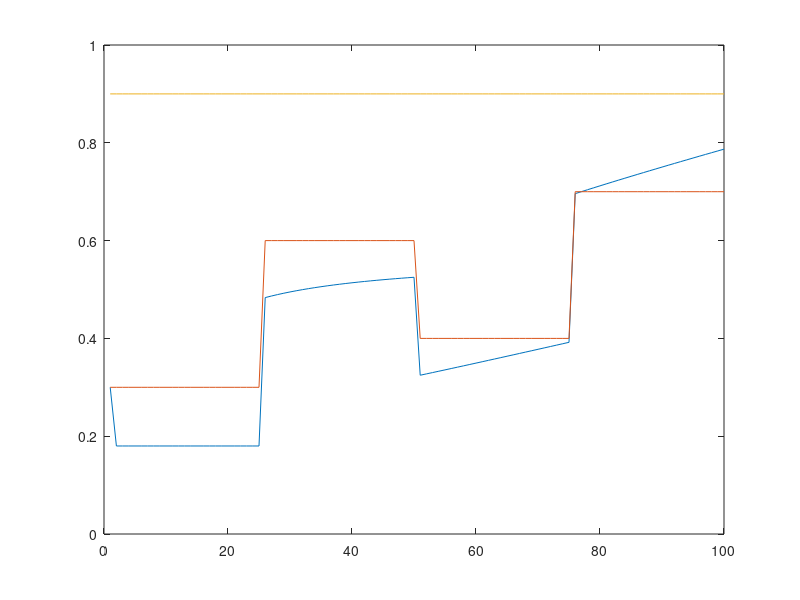
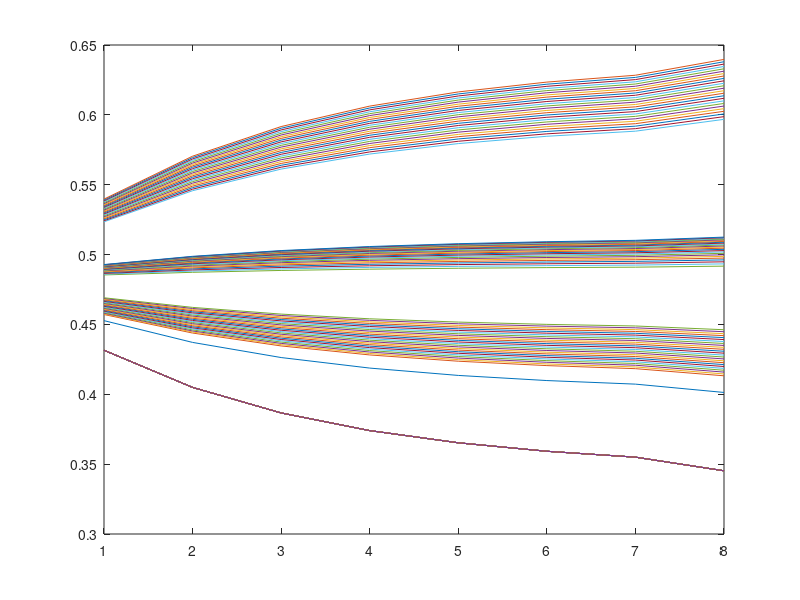

These charts were generated, in order, by the following MATLAB code:
clear 
close all

%% dynamic risk component

T=8; % choice number within each game

% risk parameters
p_high_hazard = .5; % higher = greater starting prob of high match (then drops)
p_alone_hazard = .3; % higher = greater starting prob of rejection (then rises)

% Note: probability of low match waiting decreases over time

% setup dynamic risk
for t = 1:T
    p_high_vec(t) = (1 - (1 - p_high_hazard)^(1/T));
    p_alone_vec(t) =(1 - (1 - p_alone_hazard).^t);
    
    p_low(t) = (1 - p_high_vec(t) + p_high_vec(t)*p_alone_vec(t) - p_alone_vec(t));
    p_high(t) = p_high_vec(t)*(1 - p_alone_vec(t));
    p_alone(t) = p_alone_vec(t);
end

% plot([p_low]')
% figure
% plot([p_high]')
% figure
% plot([p_alone]')

%% dynamic preference component & choice 

% arbitrary outcome sequence for testing
total_trials = 100;
dates = [ones(total_trials*2/4,1)' zeros(total_trials*1/4,1)' zeros(total_trials*1/4,1)'];
percent_match = [ones(total_trials*1/4,1)'*.3 ones(total_trials*1/4,1)'*.6 ones(total_trials*1/4,1)'*.4 ones(total_trials*1/4,1)'*.7];

% preference parameters
number_dates_sensitivity = 0.3;
average_percent_match_sensitivity = 0.3;

number_dates_concern_threshold = .8; % lowest percentage max possible dates that's  ok
average_percent_match_concern_threshold = .5; % lowest average percent match that's ok


% choice parameters
alone_acceptance = average_percent_match_concern_threshold; % minimum match percentage that's ok
decision_noise = .5;

% setup
average_percent_match = [];
for trial = 1:numel(percent_match)
    average_percent_match(trial) = mean(percent_match(1:trial));
end

trials_left = linspace(total_trials,1,total_trials);

num_dates = [];
num_dates_total = [];
max_possible_dates = [];
max_possible_dates_percent = [];
subjective_percent_match = [];

num_dates(1) = 0;
num_dates_total(1) = 0;
trials_left(1) = total_trials;
max_possible_dates(1) = total_trials;
max_possible_dates_percent(1) = 1;

for trial = 2:numel(dates)
    num_dates(trial) = num_dates(trial-1) + dates(trial-1);
    max_possible_dates(trial) = trials_left(trial) + num_dates(trial);
    max_possible_dates_percent(trial) = max_possible_dates(trial)/total_trials;
    number_dates_concern(trial) = (1-max_possible_dates_percent(trial))-(1-number_dates_concern_threshold);
    average_percent_match_concern(trial) = (1-average_percent_match(trial))-(1-average_percent_match_concern_threshold);
end

for trial = 1:numel(dates)
  subjective_percent_match(trial) = percent_match(trial) + number_dates_sensitivity*number_dates_concern(trial) - average_percent_match_sensitivity*average_percent_match_concern(trial);
   
    if subjective_percent_match(trial) > .85
        subjective_percent_match(trial) = .85;
    elseif subjective_percent_match(trial) < .05
        subjective_percent_match(trial) = .05;
    end
            
    high_offer(trial) = .9; % just included for plotting below

    for t = 1:T
        if t ~=T
            EV_wait(t) = .9*p_high(t) + alone_acceptance*p_alone(t) + subjective_percent_match(trial)*p_low(t);
            EV_accept(t) = subjective_percent_match(trial);
            p_accept(trial,t) = 1/(1+exp((EV_wait(t)-EV_accept(t))/decision_noise));
        else
            EV_wait(t) = alone_acceptance;
            EV_accept(t) = subjective_percent_match(trial);
            p_accept(trial,t) = 1/(1+exp((EV_wait(t)-EV_accept(t))/decision_noise));
        end
    end

end

% plot objective vs. subjective preference dynamics
figure
plot(subjective_percent_match)
hold on
plot(percent_match)
plot(high_offer)


% plot choice probabilities over time in each game
figure
for trial = 1:numel(dates)
    plot(p_accept(trial,:))
    hold on
end




